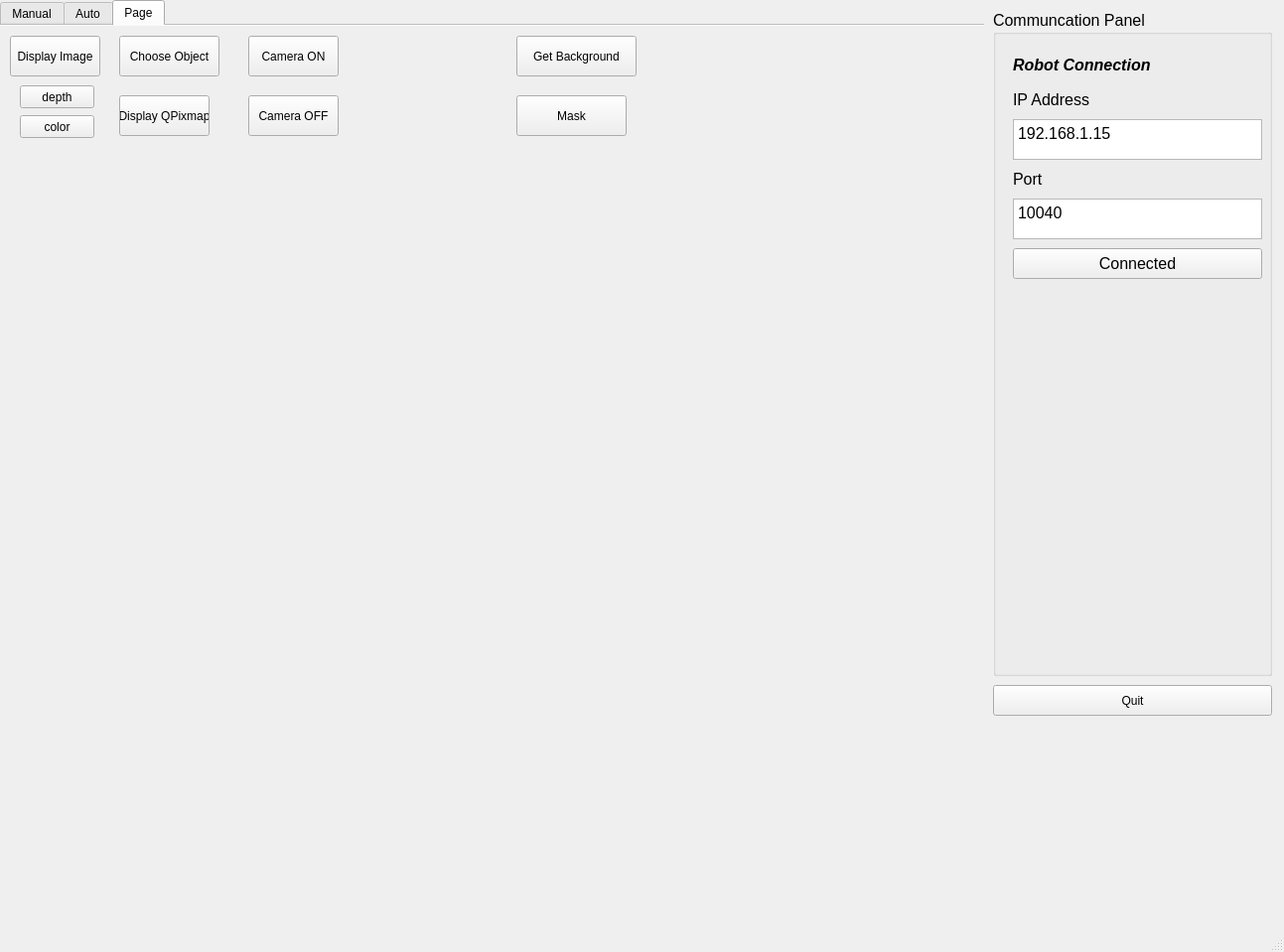
<?xml version="1.0" encoding="UTF-8"?>
<ui version="4.0">
 <class>MainWindow</class>
 <widget class="QMainWindow" name="MainWindow">
  <property name="geometry">
   <rect>
    <x>0</x>
    <y>0</y>
    <width>1293</width>
    <height>959</height>
   </rect>
  </property>
  <property name="windowTitle">
   <string>MainWindow</string>
  </property>
  <widget class="QWidget" name="centralwidget">
   <widget class="QTabWidget" name="tabWidget">
    <property name="geometry">
     <rect>
      <x>0</x>
      <y>0</y>
      <width>991</width>
      <height>721</height>
     </rect>
    </property>
    <property name="currentIndex">
     <number>2</number>
    </property>
    <property name="usesScrollButtons">
     <bool>false</bool>
    </property>
    <property name="documentMode">
     <bool>true</bool>
    </property>
    <property name="movable">
     <bool>false</bool>
    </property>
    <property name="tabBarAutoHide">
     <bool>false</bool>
    </property>
    <widget class="QWidget" name="tab">
     <attribute name="title">
      <string>Manual</string>
     </attribute>
     <widget class="QLabel" name="label_4">
      <property name="geometry">
       <rect>
        <x>30</x>
        <y>80</y>
        <width>47</width>
        <height>13</height>
       </rect>
      </property>
      <property name="font">
       <font>
        <pointsize>11</pointsize>
       </font>
      </property>
      <property name="text">
       <string>Status:</string>
      </property>
     </widget>
     <widget class="QLabel" name="lblStatusServo">
      <property name="geometry">
       <rect>
        <x>100</x>
        <y>80</y>
        <width>47</width>
        <height>13</height>
       </rect>
      </property>
      <property name="font">
       <font>
        <pointsize>11</pointsize>
       </font>
      </property>
      <property name="text">
       <string>OFF</string>
      </property>
     </widget>
     <widget class="QPushButton" name="btnHome">
      <property name="geometry">
       <rect>
        <x>20</x>
        <y>110</y>
        <width>151</width>
        <height>31</height>
       </rect>
      </property>
      <property name="font">
       <font>
        <pointsize>13</pointsize>
       </font>
      </property>
      <property name="text">
       <string>Home Position</string>
      </property>
     </widget>
     <widget class="QPushButton" name="btnServo">
      <property name="geometry">
       <rect>
        <x>20</x>
        <y>40</y>
        <width>151</width>
        <height>31</height>
       </rect>
      </property>
      <property name="font">
       <font>
        <pointsize>12</pointsize>
       </font>
      </property>
      <property name="text">
       <string>ON Servo</string>
      </property>
     </widget>
     <widget class="QLabel" name="label_9">
      <property name="geometry">
       <rect>
        <x>20</x>
        <y>10</y>
        <width>131</width>
        <height>21</height>
       </rect>
      </property>
      <property name="font">
       <font>
        <pointsize>12</pointsize>
        <weight>75</weight>
        <italic>true</italic>
        <bold>true</bold>
       </font>
      </property>
      <property name="text">
       <string>Motor Control</string>
      </property>
     </widget>
     <widget class="QTextEdit" name="tbxLoadJob">
      <property name="geometry">
       <rect>
        <x>180</x>
        <y>200</y>
        <width>111</width>
        <height>71</height>
       </rect>
      </property>
     </widget>
     <widget class="QPushButton" name="btnLoadJob">
      <property name="geometry">
       <rect>
        <x>20</x>
        <y>200</y>
        <width>151</width>
        <height>31</height>
       </rect>
      </property>
      <property name="font">
       <font>
        <pointsize>12</pointsize>
       </font>
      </property>
      <property name="text">
       <string>LOAD JOB</string>
      </property>
     </widget>
     <widget class="QPushButton" name="btnStartJob">
      <property name="geometry">
       <rect>
        <x>20</x>
        <y>240</y>
        <width>151</width>
        <height>31</height>
       </rect>
      </property>
      <property name="font">
       <font>
        <pointsize>13</pointsize>
       </font>
      </property>
      <property name="text">
       <string>START JOB</string>
      </property>
     </widget>
     <widget class="QLabel" name="label_10">
      <property name="geometry">
       <rect>
        <x>30</x>
        <y>160</y>
        <width>131</width>
        <height>21</height>
       </rect>
      </property>
      <property name="font">
       <font>
        <pointsize>12</pointsize>
        <weight>75</weight>
        <italic>true</italic>
        <bold>true</bold>
       </font>
      </property>
      <property name="text">
       <string>Data transfer</string>
      </property>
     </widget>
     <widget class="QGroupBox" name="groupBoxCarPulPos">
      <property name="geometry">
       <rect>
        <x>320</x>
        <y>10</y>
        <width>261</width>
        <height>321</height>
       </rect>
      </property>
      <property name="font">
       <font>
        <pointsize>12</pointsize>
        <weight>75</weight>
        <italic>true</italic>
        <bold>true</bold>
       </font>
      </property>
      <property name="title">
       <string> Current Position</string>
      </property>
      <widget class="QTextBrowser" name="tbxPitch">
       <property name="geometry">
        <rect>
         <x>80</x>
         <y>190</y>
         <width>131</width>
         <height>31</height>
        </rect>
       </property>
       <property name="font">
        <font>
         <pointsize>10</pointsize>
         <weight>75</weight>
         <italic>true</italic>
         <bold>true</bold>
        </font>
       </property>
      </widget>
      <widget class="QLabel" name="lblCurrentRy">
       <property name="geometry">
        <rect>
         <x>20</x>
         <y>200</y>
         <width>51</width>
         <height>16</height>
        </rect>
       </property>
       <property name="font">
        <font>
         <pointsize>10</pointsize>
         <weight>50</weight>
         <italic>true</italic>
         <bold>false</bold>
        </font>
       </property>
       <property name="text">
        <string>Ry</string>
       </property>
      </widget>
      <widget class="QLabel" name="lblCurrentRz">
       <property name="geometry">
        <rect>
         <x>20</x>
         <y>241</y>
         <width>51</width>
         <height>16</height>
        </rect>
       </property>
       <property name="font">
        <font>
         <pointsize>10</pointsize>
         <weight>50</weight>
         <italic>true</italic>
         <bold>false</bold>
        </font>
       </property>
       <property name="text">
        <string>Rz</string>
       </property>
      </widget>
      <widget class="QLabel" name="lblCurrentUnitX">
       <property name="geometry">
        <rect>
         <x>220</x>
         <y>40</y>
         <width>41</width>
         <height>16</height>
        </rect>
       </property>
       <property name="font">
        <font>
         <pointsize>10</pointsize>
         <weight>50</weight>
         <italic>true</italic>
         <bold>false</bold>
        </font>
       </property>
       <property name="text">
        <string>mm</string>
       </property>
      </widget>
      <widget class="QLabel" name="lblCurrentY">
       <property name="geometry">
        <rect>
         <x>20</x>
         <y>80</y>
         <width>21</width>
         <height>16</height>
        </rect>
       </property>
       <property name="font">
        <font>
         <pointsize>10</pointsize>
         <weight>50</weight>
         <italic>true</italic>
         <bold>false</bold>
        </font>
       </property>
       <property name="text">
        <string>Y</string>
       </property>
      </widget>
      <widget class="QLabel" name="lblCurrentRx">
       <property name="geometry">
        <rect>
         <x>20</x>
         <y>160</y>
         <width>41</width>
         <height>16</height>
        </rect>
       </property>
       <property name="font">
        <font>
         <pointsize>10</pointsize>
         <weight>50</weight>
         <italic>true</italic>
         <bold>false</bold>
        </font>
       </property>
       <property name="text">
        <string>Rx</string>
       </property>
      </widget>
      <widget class="QTextBrowser" name="tbxYaw">
       <property name="geometry">
        <rect>
         <x>80</x>
         <y>231</y>
         <width>131</width>
         <height>31</height>
        </rect>
       </property>
       <property name="font">
        <font>
         <pointsize>10</pointsize>
         <weight>75</weight>
         <italic>true</italic>
         <bold>true</bold>
        </font>
       </property>
      </widget>
      <widget class="QTextBrowser" name="tbxZ">
       <property name="geometry">
        <rect>
         <x>80</x>
         <y>110</y>
         <width>131</width>
         <height>31</height>
        </rect>
       </property>
       <property name="font">
        <font>
         <pointsize>10</pointsize>
         <weight>75</weight>
         <italic>true</italic>
         <bold>true</bold>
        </font>
       </property>
      </widget>
      <widget class="QLabel" name="label_74">
       <property name="geometry">
        <rect>
         <x>220</x>
         <y>150</y>
         <width>41</width>
         <height>31</height>
        </rect>
       </property>
       <property name="font">
        <font>
         <pointsize>10</pointsize>
         <weight>50</weight>
         <italic>true</italic>
         <bold>false</bold>
        </font>
       </property>
       <property name="text">
        <string>deg</string>
       </property>
      </widget>
      <widget class="QLabel" name="label_75">
       <property name="geometry">
        <rect>
         <x>220</x>
         <y>231</y>
         <width>51</width>
         <height>31</height>
        </rect>
       </property>
       <property name="font">
        <font>
         <pointsize>10</pointsize>
         <weight>50</weight>
         <italic>true</italic>
         <bold>false</bold>
        </font>
       </property>
       <property name="text">
        <string>deg</string>
       </property>
      </widget>
      <widget class="QLabel" name="lblCurrentZ">
       <property name="geometry">
        <rect>
         <x>20</x>
         <y>120</y>
         <width>21</width>
         <height>16</height>
        </rect>
       </property>
       <property name="font">
        <font>
         <pointsize>10</pointsize>
         <weight>50</weight>
         <italic>true</italic>
         <bold>false</bold>
        </font>
       </property>
       <property name="text">
        <string>Z</string>
       </property>
      </widget>
      <widget class="QTextBrowser" name="tbxX">
       <property name="geometry">
        <rect>
         <x>80</x>
         <y>30</y>
         <width>131</width>
         <height>31</height>
        </rect>
       </property>
       <property name="font">
        <font>
         <pointsize>10</pointsize>
         <weight>75</weight>
         <italic>true</italic>
         <bold>true</bold>
        </font>
       </property>
      </widget>
      <widget class="QLabel" name="lblCurrentUnitZ">
       <property name="geometry">
        <rect>
         <x>220</x>
         <y>120</y>
         <width>41</width>
         <height>16</height>
        </rect>
       </property>
       <property name="font">
        <font>
         <pointsize>10</pointsize>
         <weight>50</weight>
         <italic>true</italic>
         <bold>false</bold>
        </font>
       </property>
       <property name="text">
        <string>mm</string>
       </property>
      </widget>
      <widget class="QLabel" name="lblCurrentX">
       <property name="geometry">
        <rect>
         <x>20</x>
         <y>40</y>
         <width>21</width>
         <height>16</height>
        </rect>
       </property>
       <property name="font">
        <font>
         <pointsize>10</pointsize>
         <weight>50</weight>
         <italic>true</italic>
         <bold>false</bold>
        </font>
       </property>
       <property name="text">
        <string>X</string>
       </property>
      </widget>
      <widget class="QTextBrowser" name="tbxY">
       <property name="geometry">
        <rect>
         <x>80</x>
         <y>70</y>
         <width>131</width>
         <height>31</height>
        </rect>
       </property>
       <property name="font">
        <font>
         <pointsize>10</pointsize>
         <weight>75</weight>
         <italic>true</italic>
         <bold>true</bold>
        </font>
       </property>
      </widget>
      <widget class="QLabel" name="label_79">
       <property name="geometry">
        <rect>
         <x>220</x>
         <y>190</y>
         <width>51</width>
         <height>31</height>
        </rect>
       </property>
       <property name="font">
        <font>
         <pointsize>10</pointsize>
         <weight>50</weight>
         <italic>true</italic>
         <bold>false</bold>
        </font>
       </property>
       <property name="text">
        <string>deg</string>
       </property>
      </widget>
      <widget class="QLabel" name="lblCurrentUnitY">
       <property name="geometry">
        <rect>
         <x>220</x>
         <y>80</y>
         <width>41</width>
         <height>16</height>
        </rect>
       </property>
       <property name="font">
        <font>
         <pointsize>10</pointsize>
         <weight>50</weight>
         <italic>true</italic>
         <bold>false</bold>
        </font>
       </property>
       <property name="text">
        <string>mm</string>
       </property>
      </widget>
      <widget class="QTextBrowser" name="tbxRoll">
       <property name="geometry">
        <rect>
         <x>80</x>
         <y>150</y>
         <width>131</width>
         <height>31</height>
        </rect>
       </property>
       <property name="font">
        <font>
         <pointsize>10</pointsize>
         <weight>75</weight>
         <italic>true</italic>
         <bold>true</bold>
        </font>
       </property>
      </widget>
      <widget class="QCheckBox" name="chkcarPulPos">
       <property name="geometry">
        <rect>
         <x>20</x>
         <y>290</y>
         <width>71</width>
         <height>23</height>
        </rect>
       </property>
       <property name="text">
        <string>Pulse </string>
       </property>
      </widget>
     </widget>
     <widget class="Line" name="line">
      <property name="geometry">
       <rect>
        <x>970</x>
        <y>0</y>
        <width>41</width>
        <height>731</height>
       </rect>
      </property>
      <property name="frameShadow">
       <enum>QFrame::Plain</enum>
      </property>
      <property name="lineWidth">
       <number>5</number>
      </property>
      <property name="orientation">
       <enum>Qt::Vertical</enum>
      </property>
     </widget>
     <widget class="QGroupBox" name="groupBox_5">
      <property name="geometry">
       <rect>
        <x>30</x>
        <y>330</y>
        <width>931</width>
        <height>421</height>
       </rect>
      </property>
      <property name="title">
       <string>Multi Points</string>
      </property>
      <widget class="QWidget" name="layoutWidget">
       <property name="geometry">
        <rect>
         <x>420</x>
         <y>30</y>
         <width>491</width>
         <height>291</height>
        </rect>
       </property>
       <layout class="QVBoxLayout" name="verticalLayout_2">
        <item>
         <layout class="QHBoxLayout" name="horizontalLayout_2">
          <item>
           <widget class="QPushButton" name="btnTeaching">
            <property name="text">
             <string>Teaching</string>
            </property>
           </widget>
          </item>
          <item>
           <widget class="QPushButton" name="btnPlayback">
            <property name="text">
             <string>Play back</string>
            </property>
           </widget>
          </item>
          <item>
           <widget class="QPushButton" name="btnClearData">
            <property name="text">
             <string>Clear</string>
            </property>
           </widget>
          </item>
         </layout>
        </item>
        <item>
         <layout class="QVBoxLayout" name="verticalLayout">
          <item>
           <widget class="QTableWidget" name="tableWidgetPoints">
            <property name="styleSheet">
             <string notr="true">QTableWidget{
background-color: #C0C0C0;
altermate-backgroud-color: #606060;
selection-backgound-color: #282828;
}
</string>
            </property>
            <property name="editTriggers">
             <set>QAbstractItemView::NoEditTriggers</set>
            </property>
            <property name="alternatingRowColors">
             <bool>true</bool>
            </property>
            <property name="selectionMode">
             <enum>QAbstractItemView::SingleSelection</enum>
            </property>
            <property name="selectionBehavior">
             <enum>QAbstractItemView::SelectRows</enum>
            </property>
            <property name="gridStyle">
             <enum>Qt::DashLine</enum>
            </property>
            <column>
             <property name="text">
              <string>X (mm)</string>
             </property>
            </column>
            <column>
             <property name="text">
              <string>Y (mm)</string>
             </property>
            </column>
            <column>
             <property name="text">
              <string>Z (mm)</string>
             </property>
            </column>
            <column>
             <property name="text">
              <string>Rx (deg)</string>
             </property>
            </column>
            <column>
             <property name="text">
              <string>Ry (deg)</string>
             </property>
            </column>
            <column>
             <property name="text">
              <string>Rz (deg)</string>
             </property>
            </column>
           </widget>
          </item>
          <item>
           <layout class="QHBoxLayout" name="horizontalLayout_4">
            <item>
             <widget class="QPushButton" name="btnDelete">
              <property name="text">
               <string>Delete Table</string>
              </property>
             </widget>
            </item>
            <item>
             <widget class="QPushButton" name="btnJobExec">
              <property name="text">
               <string>JOB EXECUSE</string>
              </property>
             </widget>
            </item>
            <item>
             <widget class="QPushButton" name="btnExport">
              <property name="text">
               <string>LOAD JOB</string>
              </property>
             </widget>
            </item>
           </layout>
          </item>
          <item>
           <layout class="QHBoxLayout" name="horizontalLayout"/>
          </item>
         </layout>
        </item>
       </layout>
      </widget>
      <widget class="QWidget" name="layoutWidget">
       <property name="geometry">
        <rect>
         <x>40</x>
         <y>40</y>
         <width>201</width>
         <height>251</height>
        </rect>
       </property>
       <layout class="QVBoxLayout" name="verticalLayout_6">
        <item>
         <layout class="QVBoxLayout" name="verticalLayout_4">
          <item>
           <layout class="QHBoxLayout" name="horizontalLayout_3">
            <item>
             <widget class="QPushButton" name="btnX1">
              <property name="text">
               <string>X-</string>
              </property>
             </widget>
            </item>
            <item>
             <widget class="QPushButton" name="btnX2">
              <property name="text">
               <string>X+</string>
              </property>
             </widget>
            </item>
           </layout>
          </item>
          <item>
           <layout class="QHBoxLayout" name="horizontalLayout_5">
            <item>
             <widget class="QPushButton" name="btnY1">
              <property name="text">
               <string>Y-</string>
              </property>
             </widget>
            </item>
            <item>
             <widget class="QPushButton" name="btnY2">
              <property name="text">
               <string>Y+</string>
              </property>
             </widget>
            </item>
           </layout>
          </item>
          <item>
           <layout class="QHBoxLayout" name="horizontalLayout_6">
            <item>
             <widget class="QPushButton" name="tbnZ1">
              <property name="text">
               <string>Z-</string>
              </property>
             </widget>
            </item>
            <item>
             <widget class="QPushButton" name="btnZ2">
              <property name="text">
               <string>Z+</string>
              </property>
             </widget>
            </item>
           </layout>
          </item>
          <item>
           <layout class="QHBoxLayout" name="horizontalLayout_7">
            <item>
             <widget class="QPushButton" name="btnR1">
              <property name="text">
               <string>R-</string>
              </property>
             </widget>
            </item>
            <item>
             <widget class="QPushButton" name="btnR2">
              <property name="text">
               <string>R+</string>
              </property>
             </widget>
            </item>
           </layout>
          </item>
          <item>
           <layout class="QHBoxLayout" name="horizontalLayout_8">
            <item>
             <widget class="QPushButton" name="btnP1">
              <property name="text">
               <string>P-</string>
              </property>
             </widget>
            </item>
            <item>
             <widget class="QPushButton" name="btnP2">
              <property name="text">
               <string>P+</string>
              </property>
             </widget>
            </item>
           </layout>
          </item>
          <item>
           <layout class="QHBoxLayout" name="horizontalLayout_9">
            <item>
             <widget class="QPushButton" name="btnYaw1">
              <property name="text">
               <string>Yaw-</string>
              </property>
             </widget>
            </item>
            <item>
             <widget class="QPushButton" name="btnYaw2">
              <property name="text">
               <string>Yaw+</string>
              </property>
             </widget>
            </item>
           </layout>
          </item>
         </layout>
        </item>
        <item>
         <layout class="QVBoxLayout" name="verticalLayout_5">
          <item>
           <widget class="QProgressBar" name="progressBarSpeed">
            <property name="maximum">
             <number>100</number>
            </property>
            <property name="value">
             <number>0</number>
            </property>
           </widget>
          </item>
          <item>
           <widget class="QSlider" name="SliderSpeed">
            <property name="minimum">
             <number>0</number>
            </property>
            <property name="maximum">
             <number>100</number>
            </property>
            <property name="orientation">
             <enum>Qt::Horizontal</enum>
            </property>
           </widget>
          </item>
         </layout>
        </item>
       </layout>
      </widget>
     </widget>
     <widget class="QGroupBox" name="groupBox_4">
      <property name="geometry">
       <rect>
        <x>600</x>
        <y>10</y>
        <width>301</width>
        <height>321</height>
       </rect>
      </property>
      <property name="title">
       <string>Move Joint</string>
      </property>
      <widget class="QLabel" name="lblUnitCar1">
       <property name="geometry">
        <rect>
         <x>230</x>
         <y>60</y>
         <width>41</width>
         <height>16</height>
        </rect>
       </property>
       <property name="font">
        <font>
         <pointsize>10</pointsize>
         <weight>50</weight>
         <italic>true</italic>
         <bold>false</bold>
        </font>
       </property>
       <property name="text">
        <string>deg</string>
       </property>
      </widget>
      <widget class="QLabel" name="lblUnitCar4">
       <property name="geometry">
        <rect>
         <x>230</x>
         <y>170</y>
         <width>41</width>
         <height>31</height>
        </rect>
       </property>
       <property name="font">
        <font>
         <pointsize>10</pointsize>
         <weight>50</weight>
         <italic>true</italic>
         <bold>false</bold>
        </font>
       </property>
       <property name="text">
        <string>deg</string>
       </property>
      </widget>
      <widget class="QCheckBox" name="chkCartesianPos">
       <property name="geometry">
        <rect>
         <x>30</x>
         <y>20</y>
         <width>111</width>
         <height>21</height>
        </rect>
       </property>
       <property name="font">
        <font>
         <pointsize>12</pointsize>
        </font>
       </property>
       <property name="text">
        <string>Cartesian </string>
       </property>
      </widget>
      <widget class="QLabel" name="lblUnitCar5">
       <property name="geometry">
        <rect>
         <x>230</x>
         <y>210</y>
         <width>51</width>
         <height>31</height>
        </rect>
       </property>
       <property name="font">
        <font>
         <pointsize>10</pointsize>
         <weight>50</weight>
         <italic>true</italic>
         <bold>false</bold>
        </font>
       </property>
       <property name="text">
        <string>deg</string>
       </property>
      </widget>
      <widget class="QTextEdit" name="tbxMoveY">
       <property name="geometry">
        <rect>
         <x>80</x>
         <y>90</y>
         <width>131</width>
         <height>31</height>
        </rect>
       </property>
       <property name="html">
        <string>&lt;!DOCTYPE HTML PUBLIC &quot;-//W3C//DTD HTML 4.0//EN&quot; &quot;http://www.w3.org/TR/REC-html40/strict.dtd&quot;&gt;
&lt;html&gt;&lt;head&gt;&lt;meta name=&quot;qrichtext&quot; content=&quot;1&quot; /&gt;&lt;style type=&quot;text/css&quot;&gt;
p, li { white-space: pre-wrap; }
&lt;/style&gt;&lt;/head&gt;&lt;body style=&quot; font-family:'MS Shell Dlg 2'; font-size:8.25pt; font-weight:400; font-style:normal;&quot;&gt;
&lt;p style=&quot; margin-top:0px; margin-bottom:0px; margin-left:0px; margin-right:0px; -qt-block-indent:0; text-indent:0px;&quot;&gt;2323&lt;/p&gt;&lt;/body&gt;&lt;/html&gt;</string>
       </property>
      </widget>
      <widget class="QTextEdit" name="tbxMovSpeed">
       <property name="geometry">
        <rect>
         <x>80</x>
         <y>290</y>
         <width>81</width>
         <height>31</height>
        </rect>
       </property>
       <property name="font">
        <font>
         <pointsize>7</pointsize>
        </font>
       </property>
       <property name="html">
        <string>&lt;!DOCTYPE HTML PUBLIC &quot;-//W3C//DTD HTML 4.0//EN&quot; &quot;http://www.w3.org/TR/REC-html40/strict.dtd&quot;&gt;
&lt;html&gt;&lt;head&gt;&lt;meta name=&quot;qrichtext&quot; content=&quot;1&quot; /&gt;&lt;style type=&quot;text/css&quot;&gt;
p, li { white-space: pre-wrap; }
&lt;/style&gt;&lt;/head&gt;&lt;body style=&quot; font-family:'MS Shell Dlg 2'; font-size:7pt; font-weight:400; font-style:normal;&quot;&gt;
&lt;p style=&quot; margin-top:0px; margin-bottom:0px; margin-left:0px; margin-right:0px; -qt-block-indent:0; text-indent:0px;&quot;&gt;&lt;span style=&quot; font-size:9pt;&quot;&gt;5&lt;/span&gt;&lt;/p&gt;&lt;/body&gt;&lt;/html&gt;</string>
       </property>
      </widget>
      <widget class="QLabel" name="lblMovRy">
       <property name="geometry">
        <rect>
         <x>30</x>
         <y>220</y>
         <width>51</width>
         <height>16</height>
        </rect>
       </property>
       <property name="font">
        <font>
         <pointsize>10</pointsize>
         <weight>50</weight>
         <italic>true</italic>
         <bold>false</bold>
        </font>
       </property>
       <property name="text">
        <string>B</string>
       </property>
      </widget>
      <widget class="QTextEdit" name="tbxMoveYaw">
       <property name="geometry">
        <rect>
         <x>80</x>
         <y>250</y>
         <width>131</width>
         <height>31</height>
        </rect>
       </property>
       <property name="html">
        <string>&lt;!DOCTYPE HTML PUBLIC &quot;-//W3C//DTD HTML 4.0//EN&quot; &quot;http://www.w3.org/TR/REC-html40/strict.dtd&quot;&gt;
&lt;html&gt;&lt;head&gt;&lt;meta name=&quot;qrichtext&quot; content=&quot;1&quot; /&gt;&lt;style type=&quot;text/css&quot;&gt;
p, li { white-space: pre-wrap; }
&lt;/style&gt;&lt;/head&gt;&lt;body style=&quot; font-family:'MS Shell Dlg 2'; font-size:8.25pt; font-weight:400; font-style:normal;&quot;&gt;
&lt;p style=&quot; margin-top:0px; margin-bottom:0px; margin-left:0px; margin-right:0px; -qt-block-indent:0; text-indent:0px;&quot;&gt;&lt;span style=&quot; font-size:10pt;&quot;&gt;75633&lt;/span&gt;&lt;/p&gt;&lt;/body&gt;&lt;/html&gt;</string>
       </property>
      </widget>
      <widget class="QPushButton" name="btnMoveJ">
       <property name="geometry">
        <rect>
         <x>170</x>
         <y>290</y>
         <width>121</width>
         <height>31</height>
        </rect>
       </property>
       <property name="text">
        <string>Run</string>
       </property>
      </widget>
      <widget class="QLabel" name="lblUnitCar3">
       <property name="geometry">
        <rect>
         <x>230</x>
         <y>140</y>
         <width>41</width>
         <height>16</height>
        </rect>
       </property>
       <property name="font">
        <font>
         <pointsize>10</pointsize>
         <weight>50</weight>
         <italic>true</italic>
         <bold>false</bold>
        </font>
       </property>
       <property name="text">
        <string>deg</string>
       </property>
      </widget>
      <widget class="QLabel" name="lblMovRz">
       <property name="geometry">
        <rect>
         <x>30</x>
         <y>260</y>
         <width>51</width>
         <height>16</height>
        </rect>
       </property>
       <property name="font">
        <font>
         <pointsize>10</pointsize>
         <weight>50</weight>
         <italic>true</italic>
         <bold>false</bold>
        </font>
       </property>
       <property name="text">
        <string>T</string>
       </property>
      </widget>
      <widget class="QTextEdit" name="tbxMovePitch">
       <property name="geometry">
        <rect>
         <x>80</x>
         <y>210</y>
         <width>131</width>
         <height>31</height>
        </rect>
       </property>
       <property name="html">
        <string>&lt;!DOCTYPE HTML PUBLIC &quot;-//W3C//DTD HTML 4.0//EN&quot; &quot;http://www.w3.org/TR/REC-html40/strict.dtd&quot;&gt;
&lt;html&gt;&lt;head&gt;&lt;meta name=&quot;qrichtext&quot; content=&quot;1&quot; /&gt;&lt;style type=&quot;text/css&quot;&gt;
p, li { white-space: pre-wrap; }
&lt;/style&gt;&lt;/head&gt;&lt;body style=&quot; font-family:'MS Shell Dlg 2'; font-size:8.25pt; font-weight:400; font-style:normal;&quot;&gt;
&lt;p style=&quot; margin-top:0px; margin-bottom:0px; margin-left:0px; margin-right:0px; -qt-block-indent:0; text-indent:0px;&quot;&gt;&lt;span style=&quot; font-size:9pt;&quot;&gt;719&lt;/span&gt;&lt;/p&gt;&lt;/body&gt;&lt;/html&gt;</string>
       </property>
      </widget>
      <widget class="QLabel" name="lblMovY">
       <property name="geometry">
        <rect>
         <x>30</x>
         <y>100</y>
         <width>21</width>
         <height>16</height>
        </rect>
       </property>
       <property name="font">
        <font>
         <pointsize>10</pointsize>
         <weight>50</weight>
         <italic>true</italic>
         <bold>false</bold>
        </font>
       </property>
       <property name="text">
        <string>L</string>
       </property>
      </widget>
      <widget class="QTextEdit" name="tbxMoveX">
       <property name="geometry">
        <rect>
         <x>80</x>
         <y>50</y>
         <width>131</width>
         <height>31</height>
        </rect>
       </property>
       <property name="html">
        <string>&lt;!DOCTYPE HTML PUBLIC &quot;-//W3C//DTD HTML 4.0//EN&quot; &quot;http://www.w3.org/TR/REC-html40/strict.dtd&quot;&gt;
&lt;html&gt;&lt;head&gt;&lt;meta name=&quot;qrichtext&quot; content=&quot;1&quot; /&gt;&lt;style type=&quot;text/css&quot;&gt;
p, li { white-space: pre-wrap; }
&lt;/style&gt;&lt;/head&gt;&lt;body style=&quot; font-family:'MS Shell Dlg 2'; font-size:8.25pt; font-weight:400; font-style:normal;&quot;&gt;
&lt;p style=&quot; margin-top:0px; margin-bottom:0px; margin-left:0px; margin-right:0px; -qt-block-indent:0; text-indent:0px;&quot;&gt;2939&lt;/p&gt;&lt;/body&gt;&lt;/html&gt;</string>
       </property>
      </widget>
      <widget class="QTextEdit" name="tbxMoveRoll">
       <property name="geometry">
        <rect>
         <x>80</x>
         <y>170</y>
         <width>131</width>
         <height>31</height>
        </rect>
       </property>
       <property name="html">
        <string>&lt;!DOCTYPE HTML PUBLIC &quot;-//W3C//DTD HTML 4.0//EN&quot; &quot;http://www.w3.org/TR/REC-html40/strict.dtd&quot;&gt;
&lt;html&gt;&lt;head&gt;&lt;meta name=&quot;qrichtext&quot; content=&quot;1&quot; /&gt;&lt;style type=&quot;text/css&quot;&gt;
p, li { white-space: pre-wrap; }
&lt;/style&gt;&lt;/head&gt;&lt;body style=&quot; font-family:'MS Shell Dlg 2'; font-size:8.25pt; font-weight:400; font-style:normal;&quot;&gt;
&lt;p style=&quot; margin-top:0px; margin-bottom:0px; margin-left:0px; margin-right:0px; -qt-block-indent:0; text-indent:0px;&quot;&gt;1045&lt;/p&gt;&lt;/body&gt;&lt;/html&gt;</string>
       </property>
      </widget>
      <widget class="QLabel" name="lblUnitCar6">
       <property name="geometry">
        <rect>
         <x>230</x>
         <y>250</y>
         <width>51</width>
         <height>31</height>
        </rect>
       </property>
       <property name="font">
        <font>
         <pointsize>10</pointsize>
         <weight>50</weight>
         <italic>true</italic>
         <bold>false</bold>
        </font>
       </property>
       <property name="text">
        <string>deg</string>
       </property>
      </widget>
      <widget class="QLabel" name="lblMovRx">
       <property name="geometry">
        <rect>
         <x>30</x>
         <y>180</y>
         <width>41</width>
         <height>16</height>
        </rect>
       </property>
       <property name="font">
        <font>
         <pointsize>10</pointsize>
         <weight>50</weight>
         <italic>true</italic>
         <bold>false</bold>
        </font>
       </property>
       <property name="text">
        <string>R</string>
       </property>
      </widget>
      <widget class="QLabel" name="lblMovX">
       <property name="geometry">
        <rect>
         <x>30</x>
         <y>60</y>
         <width>21</width>
         <height>16</height>
        </rect>
       </property>
       <property name="font">
        <font>
         <pointsize>10</pointsize>
         <weight>50</weight>
         <italic>true</italic>
         <bold>false</bold>
        </font>
       </property>
       <property name="text">
        <string>S</string>
       </property>
      </widget>
      <widget class="QLabel" name="lblMovZ">
       <property name="geometry">
        <rect>
         <x>30</x>
         <y>140</y>
         <width>21</width>
         <height>16</height>
        </rect>
       </property>
       <property name="font">
        <font>
         <pointsize>10</pointsize>
         <weight>50</weight>
         <italic>true</italic>
         <bold>false</bold>
        </font>
       </property>
       <property name="text">
        <string>U</string>
       </property>
      </widget>
      <widget class="QLabel" name="lblUnitCar2">
       <property name="geometry">
        <rect>
         <x>230</x>
         <y>100</y>
         <width>41</width>
         <height>16</height>
        </rect>
       </property>
       <property name="font">
        <font>
         <pointsize>10</pointsize>
         <weight>50</weight>
         <italic>true</italic>
         <bold>false</bold>
        </font>
       </property>
       <property name="text">
        <string>deg</string>
       </property>
      </widget>
      <widget class="QTextEdit" name="tbxMoveZ">
       <property name="geometry">
        <rect>
         <x>80</x>
         <y>130</y>
         <width>131</width>
         <height>31</height>
        </rect>
       </property>
       <property name="html">
        <string>&lt;!DOCTYPE HTML PUBLIC &quot;-//W3C//DTD HTML 4.0//EN&quot; &quot;http://www.w3.org/TR/REC-html40/strict.dtd&quot;&gt;
&lt;html&gt;&lt;head&gt;&lt;meta name=&quot;qrichtext&quot; content=&quot;1&quot; /&gt;&lt;style type=&quot;text/css&quot;&gt;
p, li { white-space: pre-wrap; }
&lt;/style&gt;&lt;/head&gt;&lt;body style=&quot; font-family:'MS Shell Dlg 2'; font-size:8.25pt; font-weight:400; font-style:normal;&quot;&gt;
&lt;p style=&quot; margin-top:0px; margin-bottom:0px; margin-left:0px; margin-right:0px; -qt-block-indent:0; text-indent:0px;&quot;&gt;&lt;span style=&quot; font-style:italic;&quot;&gt;-127&lt;/span&gt;&lt;/p&gt;&lt;/body&gt;&lt;/html&gt;</string>
       </property>
      </widget>
      <widget class="QLabel" name="lblMovRz_2">
       <property name="geometry">
        <rect>
         <x>10</x>
         <y>300</y>
         <width>71</width>
         <height>16</height>
        </rect>
       </property>
       <property name="font">
        <font>
         <pointsize>10</pointsize>
         <weight>50</weight>
         <italic>true</italic>
         <bold>false</bold>
        </font>
       </property>
       <property name="text">
        <string>Speed (%)</string>
       </property>
      </widget>
     </widget>
    </widget>
    <widget class="QWidget" name="tab_2">
     <attribute name="title">
      <string>Auto</string>
     </attribute>
     <widget class="Line" name="line_2">
      <property name="geometry">
       <rect>
        <x>970</x>
        <y>0</y>
        <width>41</width>
        <height>731</height>
       </rect>
      </property>
      <property name="frameShadow">
       <enum>QFrame::Plain</enum>
      </property>
      <property name="lineWidth">
       <number>5</number>
      </property>
      <property name="orientation">
       <enum>Qt::Vertical</enum>
      </property>
     </widget>
     <widget class="QTextBrowser" name="textBrowserSendData">
      <property name="geometry">
       <rect>
        <x>110</x>
        <y>20</y>
        <width>521</width>
        <height>111</height>
       </rect>
      </property>
     </widget>
     <widget class="QLabel" name="label_5">
      <property name="geometry">
       <rect>
        <x>30</x>
        <y>40</y>
        <width>61</width>
        <height>21</height>
       </rect>
      </property>
      <property name="text">
       <string>Send Data</string>
      </property>
     </widget>
     <widget class="QLabel" name="label_6">
      <property name="geometry">
       <rect>
        <x>20</x>
        <y>210</y>
        <width>71</width>
        <height>21</height>
       </rect>
      </property>
      <property name="text">
       <string>Receive Data</string>
      </property>
     </widget>
     <widget class="QWidget" name="layoutWidget">
      <property name="geometry">
       <rect>
        <x>110</x>
        <y>160</y>
        <width>371</width>
        <height>392</height>
       </rect>
      </property>
      <layout class="QVBoxLayout" name="verticalLayout_3">
       <item>
        <widget class="QTextBrowser" name="textBrowserReceiveData"/>
       </item>
       <item>
        <widget class="QTableView" name="tableView"/>
       </item>
      </layout>
     </widget>
     <widget class="QPushButton" name="pushButtonSave">
      <property name="geometry">
       <rect>
        <x>670</x>
        <y>50</y>
        <width>75</width>
        <height>23</height>
       </rect>
      </property>
      <property name="text">
       <string>SAVE JOB</string>
      </property>
     </widget>
     <widget class="QTextBrowser" name="textBrowserRecFile">
      <property name="geometry">
       <rect>
        <x>570</x>
        <y>170</y>
        <width>256</width>
        <height>161</height>
       </rect>
      </property>
     </widget>
     <widget class="QPushButton" name="pushButton">
      <property name="geometry">
       <rect>
        <x>850</x>
        <y>200</y>
        <width>75</width>
        <height>23</height>
       </rect>
      </property>
      <property name="text">
       <string>Load Job</string>
      </property>
     </widget>
     <widget class="QPushButton" name="btnACK">
      <property name="geometry">
       <rect>
        <x>850</x>
        <y>240</y>
        <width>75</width>
        <height>23</height>
       </rect>
      </property>
      <property name="text">
       <string>ACK</string>
      </property>
     </widget>
    </widget>
    <widget class="QWidget" name="tab_5">
     <attribute name="title">
      <string>Page</string>
     </attribute>
     <widget class="QPushButton" name="displayImage">
      <property name="geometry">
       <rect>
        <x>10</x>
        <y>10</y>
        <width>91</width>
        <height>41</height>
       </rect>
      </property>
      <property name="text">
       <string>Display Image</string>
      </property>
     </widget>
     <widget class="QPushButton" name="camera_off">
      <property name="geometry">
       <rect>
        <x>250</x>
        <y>70</y>
        <width>91</width>
        <height>41</height>
       </rect>
      </property>
      <property name="text">
       <string>Camera OFF</string>
      </property>
     </widget>
     <widget class="QPushButton" name="Mask">
      <property name="geometry">
       <rect>
        <x>520</x>
        <y>70</y>
        <width>111</width>
        <height>41</height>
       </rect>
      </property>
      <property name="text">
       <string>Mask</string>
      </property>
     </widget>
     <widget class="QPushButton" name="displayQPixmap">
      <property name="geometry">
       <rect>
        <x>120</x>
        <y>70</y>
        <width>91</width>
        <height>41</height>
       </rect>
      </property>
      <property name="text">
       <string>Display QPixmap</string>
      </property>
     </widget>
     <widget class="QPushButton" name="chooseObject">
      <property name="geometry">
       <rect>
        <x>120</x>
        <y>10</y>
        <width>101</width>
        <height>41</height>
       </rect>
      </property>
      <property name="text">
       <string>Choose Object</string>
      </property>
     </widget>
     <widget class="QPushButton" name="camera">
      <property name="geometry">
       <rect>
        <x>250</x>
        <y>10</y>
        <width>91</width>
        <height>41</height>
       </rect>
      </property>
      <property name="text">
       <string>Camera ON</string>
      </property>
     </widget>
     <widget class="QPushButton" name="Get_Background">
      <property name="geometry">
       <rect>
        <x>520</x>
        <y>10</y>
        <width>121</width>
        <height>41</height>
       </rect>
      </property>
      <property name="text">
       <string>Get Background</string>
      </property>
     </widget>
     <widget class="QLabel" name="cameraFrame">
      <property name="geometry">
       <rect>
        <x>30</x>
        <y>150</y>
        <width>701</width>
        <height>491</height>
       </rect>
      </property>
      <property name="text">
       <string/>
      </property>
     </widget>
     <widget class="QPushButton" name="pushButton_2">
      <property name="geometry">
       <rect>
        <x>20</x>
        <y>60</y>
        <width>75</width>
        <height>23</height>
       </rect>
      </property>
      <property name="text">
       <string>depth</string>
      </property>
     </widget>
     <widget class="QPushButton" name="pushButton_3">
      <property name="geometry">
       <rect>
        <x>20</x>
        <y>90</y>
        <width>75</width>
        <height>23</height>
       </rect>
      </property>
      <property name="text">
       <string>color</string>
      </property>
     </widget>
    </widget>
   </widget>
   <widget class="QGroupBox" name="groupBox">
    <property name="geometry">
     <rect>
      <x>1000</x>
      <y>10</y>
      <width>281</width>
      <height>671</height>
     </rect>
    </property>
    <property name="font">
     <font>
      <pointsize>12</pointsize>
     </font>
    </property>
    <property name="title">
     <string>Communcation Panel</string>
    </property>
    <widget class="QTextEdit" name="tbxPort">
     <property name="geometry">
      <rect>
       <x>20</x>
       <y>190</y>
       <width>251</width>
       <height>41</height>
      </rect>
     </property>
     <property name="html">
      <string>&lt;!DOCTYPE HTML PUBLIC &quot;-//W3C//DTD HTML 4.0//EN&quot; &quot;http://www.w3.org/TR/REC-html40/strict.dtd&quot;&gt;
&lt;html&gt;&lt;head&gt;&lt;meta name=&quot;qrichtext&quot; content=&quot;1&quot; /&gt;&lt;style type=&quot;text/css&quot;&gt;
p, li { white-space: pre-wrap; }
&lt;/style&gt;&lt;/head&gt;&lt;body style=&quot; font-family:'MS Shell Dlg 2'; font-size:12pt; font-weight:400; font-style:normal;&quot;&gt;
&lt;p style=&quot; margin-top:0px; margin-bottom:0px; margin-left:0px; margin-right:0px; -qt-block-indent:0; text-indent:0px;&quot;&gt;10040&lt;/p&gt;&lt;/body&gt;&lt;/html&gt;</string>
     </property>
    </widget>
    <widget class="QLabel" name="label">
     <property name="geometry">
      <rect>
       <x>20</x>
       <y>80</y>
       <width>161</width>
       <height>21</height>
      </rect>
     </property>
     <property name="text">
      <string>IP Address</string>
     </property>
    </widget>
    <widget class="QTextEdit" name="tbxIPAdress">
     <property name="geometry">
      <rect>
       <x>20</x>
       <y>110</y>
       <width>251</width>
       <height>41</height>
      </rect>
     </property>
     <property name="html">
      <string>&lt;!DOCTYPE HTML PUBLIC &quot;-//W3C//DTD HTML 4.0//EN&quot; &quot;http://www.w3.org/TR/REC-html40/strict.dtd&quot;&gt;
&lt;html&gt;&lt;head&gt;&lt;meta name=&quot;qrichtext&quot; content=&quot;1&quot; /&gt;&lt;style type=&quot;text/css&quot;&gt;
p, li { white-space: pre-wrap; }
&lt;/style&gt;&lt;/head&gt;&lt;body style=&quot; font-family:'MS Shell Dlg 2'; font-size:12pt; font-weight:400; font-style:normal;&quot;&gt;
&lt;p style=&quot; margin-top:0px; margin-bottom:0px; margin-left:0px; margin-right:0px; -qt-block-indent:0; text-indent:0px;&quot;&gt;192.168.1.15&lt;/p&gt;&lt;/body&gt;&lt;/html&gt;</string>
     </property>
    </widget>
    <widget class="QLabel" name="label_2">
     <property name="geometry">
      <rect>
       <x>20</x>
       <y>160</y>
       <width>161</width>
       <height>21</height>
      </rect>
     </property>
     <property name="text">
      <string>Port</string>
     </property>
    </widget>
    <widget class="QPushButton" name="btnConnected">
     <property name="geometry">
      <rect>
       <x>20</x>
       <y>240</y>
       <width>251</width>
       <height>31</height>
      </rect>
     </property>
     <property name="text">
      <string>Connected</string>
     </property>
    </widget>
    <widget class="QLabel" name="label_3">
     <property name="geometry">
      <rect>
       <x>20</x>
       <y>40</y>
       <width>161</width>
       <height>31</height>
      </rect>
     </property>
     <property name="font">
      <font>
       <pointsize>12</pointsize>
       <weight>75</weight>
       <italic>true</italic>
       <bold>true</bold>
      </font>
     </property>
     <property name="text">
      <string>Robot Connection</string>
     </property>
    </widget>
   </widget>
   <widget class="QPushButton" name="btnQuit">
    <property name="geometry">
     <rect>
      <x>1000</x>
      <y>690</y>
      <width>281</width>
      <height>31</height>
     </rect>
    </property>
    <property name="text">
     <string>Quit</string>
    </property>
   </widget>
  </widget>
  <widget class="QMenuBar" name="menubar">
   <property name="geometry">
    <rect>
     <x>0</x>
     <y>0</y>
     <width>1293</width>
     <height>21</height>
    </rect>
   </property>
  </widget>
  <widget class="QStatusBar" name="statusbar"/>
 </widget>
 <resources/>
 <connections/>
</ui>
